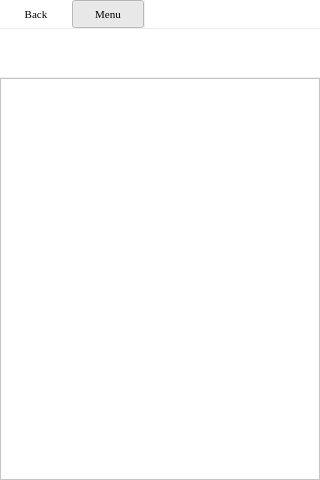
<?xml version="1.0" encoding="UTF-8"?>
<ui version="4.0">
 <class>PadEditor</class>
 <widget class="QSplitter" name="PadEditor">
  <property name="geometry">
   <rect>
    <x>0</x>
    <y>0</y>
    <width>320</width>
    <height>480</height>
   </rect>
  </property>
  <property name="windowTitle">
   <string>Pad Editor</string>
  </property>
  <property name="orientation">
   <enum>Qt::Vertical</enum>
  </property>
  <property name="handleWidth">
   <number>1</number>
  </property>
  <widget class="QStackedWidget" name="Label">
   <property name="minimumSize">
    <size>
     <width>0</width>
     <height>28</height>
    </size>
   </property>
   <property name="maximumSize">
    <size>
     <width>16777215</width>
     <height>28</height>
    </size>
   </property>
   <property name="currentIndex">
    <number>0</number>
   </property>
   <widget class="QSplitter" name="Head">
    <property name="orientation">
     <enum>Qt::Horizontal</enum>
    </property>
    <property name="handleWidth">
     <number>1</number>
    </property>
    <widget class="QWidget" name="Pull" native="true">
     <property name="minimumSize">
      <size>
       <width>144</width>
       <height>0</height>
      </size>
     </property>
     <property name="maximumSize">
      <size>
       <width>120</width>
       <height>16777215</height>
      </size>
     </property>
     <property name="styleSheet">
      <string notr="true">background:rgb(255,255,255);</string>
     </property>
     <widget class="QToolButton" name="Back">
      <property name="geometry">
       <rect>
        <x>0</x>
        <y>0</y>
        <width>72</width>
        <height>28</height>
       </rect>
      </property>
      <property name="font">
       <font>
        <family>Times New Roman</family>
        <pointsize>8</pointsize>
        <italic>false</italic>
       </font>
      </property>
      <property name="text">
       <string>Back</string>
      </property>
      <property name="icon">
       <iconset>
        <normaloff>:/images/moveLeft.png</normaloff>:/images/moveLeft.png</iconset>
      </property>
      <property name="toolButtonStyle">
       <enum>Qt::ToolButtonTextBesideIcon</enum>
      </property>
      <property name="autoRaise">
       <bool>true</bool>
      </property>
     </widget>
     <widget class="QToolButton" name="Items">
      <property name="geometry">
       <rect>
        <x>72</x>
        <y>0</y>
        <width>72</width>
        <height>28</height>
       </rect>
      </property>
      <property name="font">
       <font>
        <family>Times New Roman</family>
        <pointsize>8</pointsize>
        <italic>false</italic>
       </font>
      </property>
      <property name="text">
       <string>Menu</string>
      </property>
      <property name="icon">
       <iconset>
        <normaloff>:/images/menu.png</normaloff>:/images/menu.png</iconset>
      </property>
      <property name="checkable">
       <bool>true</bool>
      </property>
      <property name="checked">
       <bool>true</bool>
      </property>
      <property name="toolButtonStyle">
       <enum>Qt::ToolButtonTextBesideIcon</enum>
      </property>
      <property name="autoRaise">
       <bool>true</bool>
      </property>
     </widget>
    </widget>
    <widget class="QLabel" name="Message">
     <property name="styleSheet">
      <string notr="true">background:rgb(255,255,255);</string>
     </property>
    </widget>
   </widget>
   <widget class="QLineEdit" name="Name">
    <property name="placeholderText">
     <string>Filename</string>
    </property>
   </widget>
   <widget class="QLineEdit" name="Loading">
    <property name="placeholderText">
     <string>Filename</string>
    </property>
   </widget>
   <widget class="QLineEdit" name="Find">
    <property name="placeholderText">
     <string>Search</string>
    </property>
   </widget>
  </widget>
  <widget class="QStackedWidget" name="Menu">
   <property name="minimumSize">
    <size>
     <width>0</width>
     <height>48</height>
    </size>
   </property>
   <property name="maximumSize">
    <size>
     <width>16777215</width>
     <height>48</height>
    </size>
   </property>
   <widget class="QToolBar" name="Tools">
    <property name="font">
     <font>
      <family>Times New Roman</family>
      <pointsize>8</pointsize>
      <italic>true</italic>
     </font>
    </property>
    <property name="styleSheet">
     <string notr="true">background-color: rgb(255, 255, 255);</string>
    </property>
    <property name="iconSize">
     <size>
      <width>20</width>
      <height>20</height>
     </size>
    </property>
    <property name="toolButtonStyle">
     <enum>Qt::ToolButtonTextUnderIcon</enum>
    </property>
   </widget>
  </widget>
  <widget class="QStackedWidget" name="Editing">
   <property name="styleSheet">
    <string notr="true">background-color: rgb(255, 255, 255);</string>
   </property>
   <widget class="QTextEdit" name="Note"/>
   <widget class="QWidget" name="Replace">
    <widget class="QLineEdit" name="Keyword">
     <property name="geometry">
      <rect>
       <x>10</x>
       <y>10</y>
       <width>300</width>
       <height>24</height>
      </rect>
     </property>
     <property name="placeholderText">
      <string>Keyword</string>
     </property>
    </widget>
    <widget class="QLineEdit" name="Replacement">
     <property name="geometry">
      <rect>
       <x>10</x>
       <y>40</y>
       <width>300</width>
       <height>24</height>
      </rect>
     </property>
     <property name="placeholderText">
      <string>Replacement</string>
     </property>
    </widget>
   </widget>
  </widget>
 </widget>
 <resources>
  <include location="../../Images/Branon.qrc"/>
 </resources>
 <connections>
  <connection>
   <sender>Items</sender>
   <signal>toggled(bool)</signal>
   <receiver>Menu</receiver>
   <slot>setVisible(bool)</slot>
   <hints>
    <hint type="sourcelabel">
     <x>107</x>
     <y>13</y>
    </hint>
    <hint type="destinationlabel">
     <x>159</x>
     <y>52</y>
    </hint>
   </hints>
  </connection>
 </connections>
</ui>
